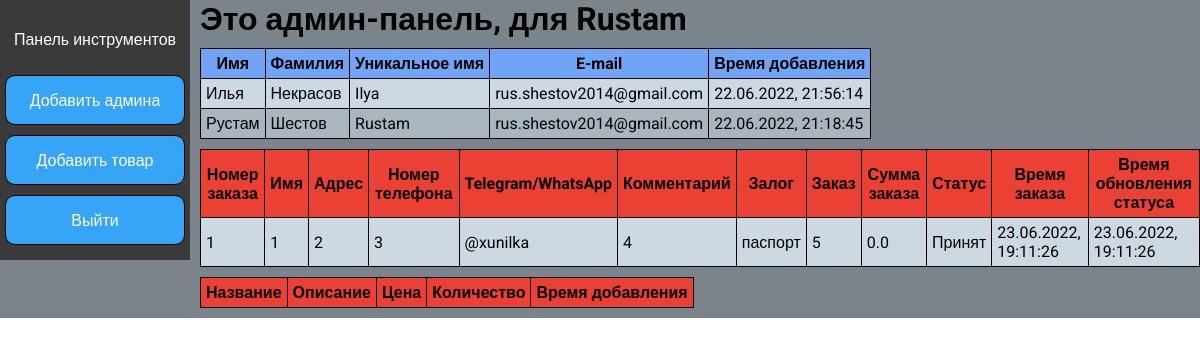
Page /admin (signed in) on the earlier database version.
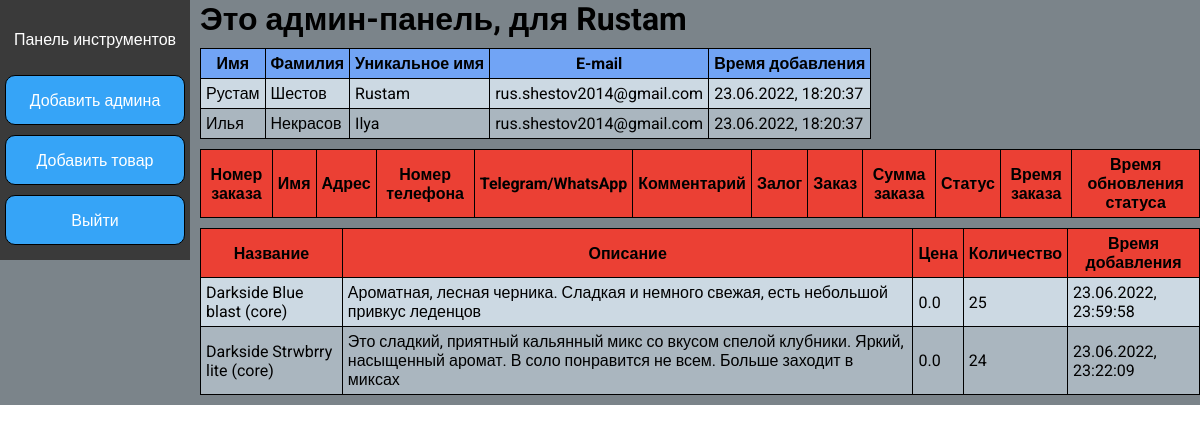
Same page on the later database version.
### app.py (models this page shows, shortened)
class Admin(db.Model):
    id = db.Column(db.Integer, primary_key=True)
    name = db.Column(db.String(100), nullable=False)
    surname = db.Column(db.String(100), nullable=False)
    username = db.Column(db.String(100), nullable=False)
    email = db.Column(db.String(100), nullable=False)
    password = db.Column(db.String(100), nullable=False)
    time = db.Column(db.DateTime, default=datetime.utcnow())

class Order(db.Model):
    id = db.Column(db.Integer, primary_key=True)
    name = db.Column(db.String(100), nullable=False)
    address = db.Column(db.String(300), nullable=False)
    phone = db.Column(db.String(100), nullable=False)
    messenger = db.Column(db.String(100), nullable=False)
    comment = db.Column(db.Text, nullable=False)
    deposit = db.Column(db.String(100), nullable=False)
    order_el = db.Column(db.Text, nullable=False)
    order_price = db.Column(db.Float, default=0)
    status = db.Column(db.String(100), default="Принят")
    time = db.Column(db.DateTime, nullable=False)
    update_time = db.Column(db.DateTime, nullable=False)

class Products(db.Model):
    id = db.Column(db.Integer, primary_key=True)
    name = db.Column(db.String(100), nullable=False)
    description = db.Column(db.String(300), nullable=False)
    price = db.Column(db.Float, default=0)
    count = db.Column(db.Integer, default=0)
    time = db.Column(db.DateTime, nullable=False)

### app.py (the view)
@app.route("/admin", methods=['POST', 'GET'])
def admin():
    if request.method == 'POST':
        user_admin = Admin.query.filter_by(username=request.form['username']).first()
        if werkzeug.security.check_password_hash(user_admin.password, request.form['password']):
            session['username'] = request.form['username']
        return redirect('/admin')
    else:
        if 'username' not in session:
            logIn = False
        else:
            logIn = True
        admins = Admin.query.order_by(Admin.time.desc()).all()
        orders = Order.query.order_by(Order.time.desc()).all()
        products = Products.query.order_by(Products.time.desc()).all()
        return render_template("admin.html", logIn=logIn, admins=admins, orders=orders, products=products)

### templates/admin.html (shortened to what this page needs)
<!DOCTYPE html>
<html lang="ru">
<head>
    <link rel="stylesheet" href="{{ url_for('static', filename='css/style.css') }}">
</head>
<body>
    {% if not logIn %}
    <section class="formSection">
        <div class="box">
            <div class="form">
                <h2>Вход</h2>
                <form method="post">
                    <div class="inputBx">
                        <input type="text" name="username" id="username" placeholder="Имя пользователя">
                    </div>
                    <div class="inputBx">
                        <input type="password" name="password" id="password" placeholder="Пароль">
                    </div>
                    <div class="inputBx" id="login-admin">
                        <input type="submit" value="Вход">
                    </div>
                </form>
            </div>
        </div>
    </section>
    {% else %}
        <div class="admin-body">
            <aside>
                <div class="buttons">
                    <div class="aside-name">
                        <p>Панель инструментов</p>
                    </div>
                    <div>
                        <form action="/add_admin" >
                            <button class="add-admin">Добавить админа</button>
                        </form>
                    </div>
                    <div>
                        <form action="/add_product" >
                            <button class="add-admin">Добавить товар</button>
                        </form>
                    </div>
                    <div>
                        <form action="/logout" >
                            <button class="logout">Выйти</button>
                        </form>
                    </div>
                </div>
            </aside>
            <div class="admin-tools">
                <h1>Это админ-панель, для {{session['username']}}</h1>
                <div class="admin-table">
                <table>
                    <thead>
                        <tr>
                            <th>Имя</th>
                            <th>Фамилия</th>
                            <th>Уникальное имя</th>
                            <th>E-mail</th>
                            <th>Время добавления</th>
                        </tr>
                    </thead>
                    <tbody>
                        {% for el in admins %}
                            <tr>
                                <td>{{el.name}}</td>
                                <td>{{el.surname}}</td>
                                <td>{{el.username}}</td>
                                <td>{{el.email}}</td>
                                <td>{{el.time.strftime("%d.%m.%Y, %H:%M:%S")}}</td>
                            </tr>
                        {% endfor %}
                    </tbody>
                </table>
                </div>
                <div class="order-table">
                    <table>
                        <thead>
                            <tr>
                                <th>Номер заказа</th>
                                <th>Имя</th>
                                <th>Адрес</th>
                                <th>Номер телефона</th>
                                <th>Telegram/WhatsApp</th>
                                <th>Комментарий</th>
                                <th>Залог</th>
                                <th>Заказ</th>
                                <th>Сумма заказа</th>
                                <th>Статус</th>
                                <th>Время заказа</th>
                                <th>Время обновления статуса</th>
                            </tr>
                        </thead>
                        <tbody>
                            {% for el in orders %}
                            <tr>
                                <td>{{el.id}}</td>
                                <td>{{el.name}}</td>
                                <td>{{el.address}}</td>
                                <td>{{el.phone}}</td>
                                <td>{{el.messenger}}</td>
                                <td>{{el.comment}}</td>
                                <td>{{el.deposit}}</td>
                                <td>{{el.order_el}}</td>
                                <td>{{el.order_price}}</td>
                                <td>{{el.status}}</td>
                                <td>{{el.time.strftime("%d.%m.%Y, %H:%M:%S")}}</td>
                                <td>{{el.update_time.strftime("%d.%m.%Y, %H:%M:%S")}}</td>
                            </tr>
                            {% endfor %}
                        </tbody>
                    </table>
                </div>
                <div class="order-table">
                    <table>
                        <thead>
                            <tr>
                                <th>Название</th>
                                <th>Описание</th>
                                <th>Цена</th>
                                <th>Количество</th>
                                <th>Время добавления</th>
                            </tr>
                        </thead>
                        <tbody>
                            {% for el in products %}
                            <tr>
                                <td>{{el.name}}</td>
                                <td>{{el.description}}</td>
                                <td>{{el.price}}</td>
                                <td>{{el.count}}</td>
                                <td>{{el.time.strftime("%d.%m.%Y, %H:%M:%S")}}</td>
                            </tr>
                            {% endfor %}
                        </tbody>
                    </table>
                </div>
            </div>
        </div>
    {% endif %}
</body>
</html>

### static/css/style.css (style rules this page uses)
* { margin: 0; padding: 0; box-sizing: border-box; font-family: 'Roboto', sans-serif; scroll-behavior: smooth; text-decoration: none; }
.admin-body { display: flex; width: 100%; height: 100%; background-color: #7b848a; }
aside { display: flex; position: relative; align-items: center; justify-content: center; width: fit-content; height: 100%; background: #3a3a3a; margin-right: 10px; color: #fff; }
.aside-name { display: block; width: 180px; height: 50px; text-align: center; line-height: 50px; justify-content: center; margin: 5px 5px; }
.admin-tools { display: block; }
.buttons { display: flex; flex-direction: column; margin: 10px auto; width: 100%; justify-content: space-between; }
.add-admin, .logout { display: block; width: 180px; height: 50px; border: 1px solid black; border-radius: 10px; text-align: center; line-height: 50px; background-color: #36a4f7; margin: 5px 5px; color: #fff; font-size: 16px; }
.admin-table table { border: 1px solid black; border-collapse: collapse; margin: 10px 0px; }
.admin-table table th { border: 1px solid black; padding: 5px; background-color: rgba(113, 164, 245, 1.0); bacg }
.admin-table table tbody td { border: 1px solid black; padding: 5px; }
.admin-table table tbody tr:nth-child(even) { background-color: #aab6bf; }
.admin-table table tbody tr:nth-child(odd) { background-color: #ccd9e3; }
.admin-table table tbody td:nth-child(even) { border: 1px solid black; padding: 5px; }
.order-table table { border: 1px solid black; border-collapse: collapse; margin: 10px 0px; }
.order-table table th { border: 1px solid black; padding: 5px; background-color: #eb4034; bacg }
.order-table table tbody td { border: 1px solid black; padding: 5px; }
.order-table table tbody tr:nth-child(even) { background-color: #aab6bf; }
.order-table table tbody tr:nth-child(odd) { background-color: #ccd9e3; }
.order-table table tbody td:nth-child(even) { border: 1px solid black; padding: 5px; }

Differences in the rows shown:
removed Order: id "1", name "1", address "2", phone "3", messenger "@xunilka", comment "4", deposit "паспорт", order_el "5", order_price "0.0", status "Принят", time "23.06.2022, 19:11:26", update_time "23.06.2022, 19:11:26"
changed Admin "Рустам": time "22.06.2022, 21:18:45" → "23.06.2022, 18:20:37"; moves up the list
changed Admin "Илья": time "22.06.2022, 21:56:14" → "23.06.2022, 18:20:37"
added Products: name "Darkside Blue blast (core)", description "Ароматная, лесная черника. Сладкая и немного свежая, есть небольшой привкус леденцов", price "0.0", count "25", time "23.06.2022, 23:59:58"
added Products: name "Darkside Strwbrry lite (core)", description "Это сладкий, приятный кальянный микс со вкусом спелой клубники. Яркий, насыщенный аромат. В соло понравится не всем. Больше заходит в миксах", price "0.0", count "24", time "23.06.2022, 23:22:09"
